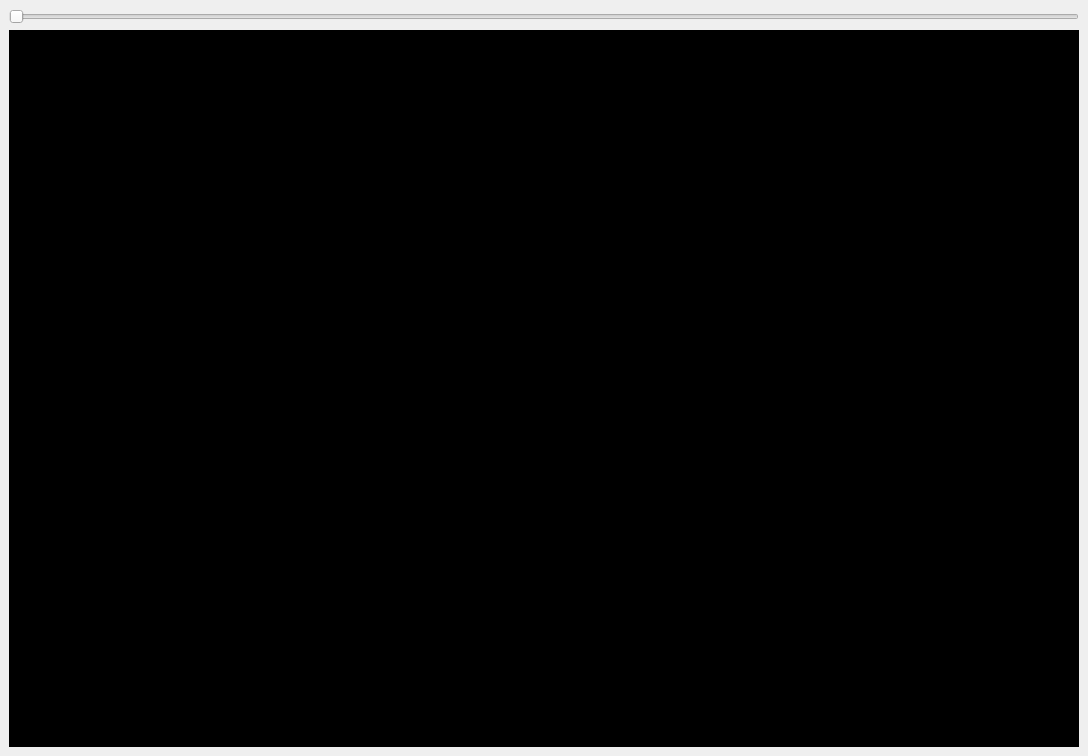
<?xml version="1.0" encoding="UTF-8"?>
<ui version="4.0">
 <class>MainWindow</class>
 <widget class="QMainWindow" name="MainWindow">
  <property name="geometry">
   <rect>
    <x>0</x>
    <y>0</y>
    <width>1088</width>
    <height>756</height>
   </rect>
  </property>
  <property name="windowTitle">
   <string>MainWindow</string>
  </property>
  <widget class="QWidget" name="centralwidget">
   <layout class="QVBoxLayout" name="verticalLayout">
    <item>
     <widget class="QSlider" name="horizontalSlider_frames">
      <property name="orientation">
       <enum>Qt::Horizontal</enum>
      </property>
     </widget>
    </item>
    <item>
     <widget class="QLabel" name="label_view">
      <property name="styleSheet">
       <string notr="true">background-color: rgb(0, 0, 0);</string>
      </property>
      <property name="text">
       <string>TextLabel</string>
      </property>
     </widget>
    </item>
   </layout>
  </widget>
 </widget>
 <resources/>
 <connections/>
</ui>
